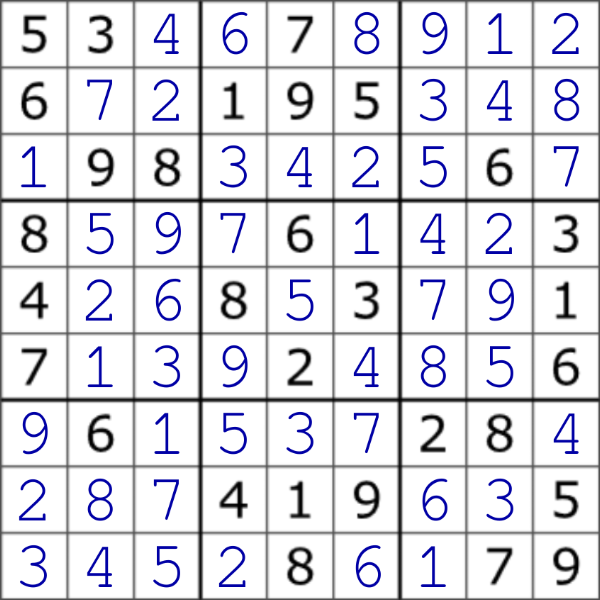
#> input picture data/sudoku_images/saved_images/good/su1.png, 600 x 600 px, found by its file name
$ python image_preparation.py
#> lines starting #> are read from the running program, lines starting #| are printed output that depends on the picture; after the words box and inside, x2 and y2 are one past the last pixel; in counts of white or black regions, pixels touching at a corner belong together
# Some functions are taken from:
# https://github.com/AliShazly/sudoku-py/blob/00cc82dd3add666a626b3320f089b90e5271aca1/main.py#L276

import cv2
import numpy as np
from skimage import morphology


def get_largest_corners(img):
    """Finds the largest contour and returns 4 corners."""
    contours, hire = cv2.findContours(img, cv2.RETR_EXTERNAL, cv2.CHAIN_APPROX_SIMPLE)
    contours = sorted(contours, key=lambda x: cv2.contourArea(x), reverse=True)
    largest = np.squeeze(contours[0])

    sums = [sum(i) for i in largest]
    differences = [i[0] - i[1] for i in largest]

    top_left = np.argmin(sums)
    top_right = np.argmax(differences)
    bottom_left = np.argmax(sums)
    bottom_right = np.argmin(differences)

    corners = [largest[top_left], largest[top_right], largest[bottom_left], largest[bottom_right]]
    return corners


def crop_image(img, corners):
    """Crops the image to predefined angles."""
    x = np.array(corners)[:, 0]
    y = np.array(corners)[:, 1]
    crop_img = img[y.min():y.max(), x.min():x.max()]
    return crop_img


def transform(img, corners):
    """Applies the perspective transformation to an image."""
    corners = np.float32(corners)
    top_l, top_r, bot_l, bot_r = corners[0], corners[1], corners[2], corners[3]

    def pythagoras(pt1, pt2):
        return np.sqrt((pt2[0] - pt1[0]) ** 2 + (pt2[1] - pt1[1]) ** 2)

    width = int(max(pythagoras(bot_r, bot_l), pythagoras(top_r, top_l)))
    height = int(max(pythagoras(top_r, bot_r), pythagoras(top_l, bot_l)))
    square = max(width, height) // 9 * 9

    dim = np.array(([0, 0], [square - 1, 0], [square - 1, square - 1], [0, square - 1]), dtype='float32')
    transform_matrix = cv2.getPerspectiveTransform(corners, dim)
    warped = cv2.warpPerspective(img, transform_matrix, (square, square))
    return warped


def remove_small_dots(dilated_img, min_size=2, connectivity=2):
    """Removes small white dots."""
    remove_obj = morphology.remove_small_objects(dilated_img.astype(bool), min_size=min_size,
                                                 connectivity=connectivity).astype(int)
    mask_x, mask_y = np.where(remove_obj == 0)  # black out pixels
    dilated_img[mask_x, mask_y] = 0
    return dilated_img


def get_grid_lines(img, length=12, horizontal=True):
    """Gets an image of vertical or horizontal grid lines."""
    index = 0
    if horizontal:
        index = 1

    line = np.copy(img)
    cols = line.shape[index]
    line_size = cols // length

    struc_size = (line_size, 1)
    if horizontal:
        struc_size = (1, line_size)

    line_structure = cv2.getStructuringElement(cv2.MORPH_RECT, struc_size)
    line = cv2.erode(line, line_structure)
    line = cv2.dilate(line, line_structure)
    return line


def create_grid_mask(vertical, horizontal):
    """Creates a grid mask of vertical and horizontal lines."""
    grid = cv2.add(horizontal, vertical)
    grid = cv2.adaptiveThreshold(grid, 255, cv2.ADAPTIVE_THRESH_GAUSSIAN_C, cv2.THRESH_BINARY, 235, 2)
    grid = cv2.dilate(grid, cv2.getStructuringElement(cv2.MORPH_RECT, (3, 3)), iterations=2)
    pts = cv2.HoughLines(grid, .3, np.pi / 90, 200)

    def draw_lines(im, pts):
        im = np.copy(im)
        pts = np.squeeze(pts)
        for r, theta in pts:
            a = np.cos(theta)
            b = np.sin(theta)
            x0 = a * r
            y0 = b * r
            x1 = int(x0 + 1000 * (-b))
            y1 = int(y0 + 1000 * a)
            x2 = int(x0 - 1000 * (-b))
            y2 = int(y0 - 1000 * a)
            cv2.line(im, (x1, y1), (x2, y2), (255, 255, 255), 2)
        return im

    lines = draw_lines(grid, pts)
    mask = cv2.bitwise_not(lines)
    return mask


def get_grid_mask(img):
    """Returns the image of the grid mask."""
    vertical_lines = get_grid_lines(img, length=12, horizontal=False)
    horizontal_lines = get_grid_lines(img, length=12, horizontal=True)
    mask = create_grid_mask(vertical_lines, horizontal_lines)
    return mask


def preprocess(img_path,img=None, dim=600, from_path = True):
    """Performs all image preprocessing steps."""
#> called with img_path = 'data/sudoku_images/su1.png', dim = 600, from_path = True
    if from_path:
        img = cv2.imread(img_path, cv2.IMREAD_COLOR)
#> img is the input picture: shape (600, 600, 3); mean B, G, R 228.2, 222.2, 222.2
    img = cv2.resize(img, (dim, dim))
    # -------------------------------------
    kernel = cv2.getStructuringElement(cv2.MORPH_RECT, (2, 2))
    greyscale = img if len(img.shape) == 2 else cv2.cvtColor(img, cv2.COLOR_BGR2GRAY)
    denoise = cv2.GaussianBlur(greyscale, (7, 7), 0)
    thresh = cv2.adaptiveThreshold(denoise, 255, cv2.ADAPTIVE_THRESH_GAUSSIAN_C, cv2.THRESH_BINARY, 11, 2)
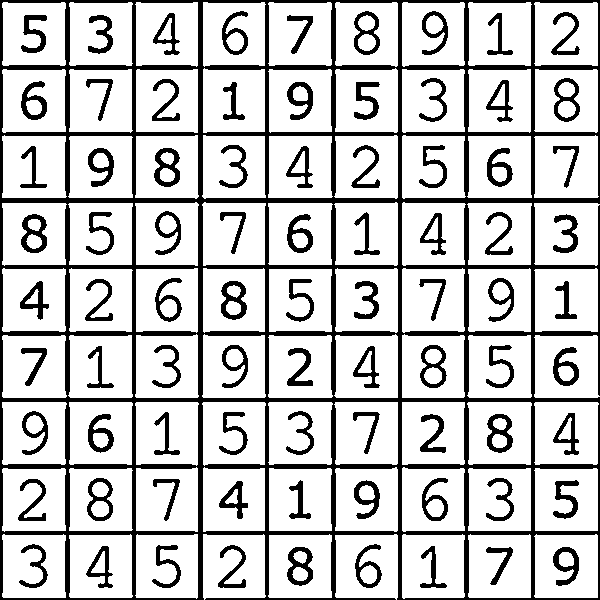
#> thresh: shape (600, 600); 78.3% white; 82 black regions, largest, box (x1, y1, x2, y2) and area: (0, 0, 600, 600) 45918, (154, 148, 180, 187) 517, (221, 281, 247, 320) 512
    inverted = cv2.bitwise_not(thresh, thresh)
    morph = cv2.morphologyEx(inverted, cv2.MORPH_OPEN, kernel)
#> morph: shape (600, 600); 21.7% white; 82 white regions, largest, box (x1, y1, x2, y2) and area: (0, 0, 600, 600) 45905, (155, 149, 181, 188) 517, (222, 282, 248, 321) 512
    dilated = cv2.dilate(morph, kernel, iterations=1)
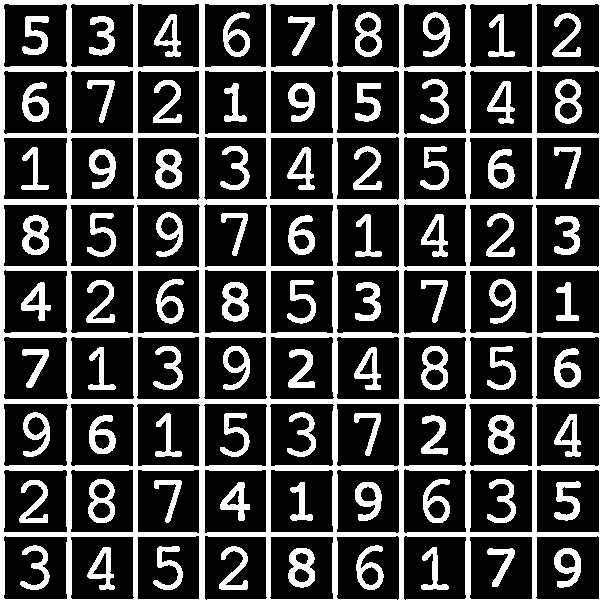
#> dilated: shape (600, 600); 27.2% white; 82 white regions
    # -------------------------------------
    corners = get_largest_corners(dilated)
#> in get_largest_corners, `contours, hire = cv2.findContours(img, cv2.RETR_EXTERNAL, cv2.CHAIN_AP..`: contours = 7 contours; box (x1, y1, x2, y2) and area: (0, 0, 600, 600) 335330, (356, 545, 384, 590) 703, (554, 348, 581, 388) 681, (554, 414, 581, 457) 576, (219, 546, 248, 590) 444, (554, 216, 580, 255) 432, (421, 547, 449, 590) 342; hire = [[1, -1, -1, -1], [2, 0, -1, -1], [3, 1, -1, -1], [4, 2, -1, -1], [5, 3, -1, -1], [6, 4, -1, -1], [-1, 5, -1, -1]]
#> in get_largest_corners, `largest = np.squeeze(contours[0])`: largest = 88 pairs, first value 0 to 599, second value 0 to 599
#> in get_largest_corners, `sums = [sum(i) for i in largest]`: sums = 88 values, max 1198 at index 44, min 0 at index 0, mean 903.5
#> in get_largest_corners, `differences = [i[0] - i[1] for i in largest]`: differences = 88 values, max 599 at index 87, min -599 at index 1, mean 0
#> in get_largest_corners, `top_left = np.argmin(sums)`: top_left = 0
#> in get_largest_corners, `top_right = np.argmax(differences)`: top_right = 87
#> in get_largest_corners, `bottom_left = np.argmax(sums)`: bottom_left = 44
#> in get_largest_corners, `bottom_right = np.argmin(differences)`: bottom_right = 1
#> in get_largest_corners, `corners = [largest[top_left], largest[top_right], largest[bottom_left]..`: corners = [[0, 0], [599, 0], [599, 599], [0, 599]]
#> corners = [[0, 0], [599, 0], [599, 599], [0, 599]]
    warped = transform(dilated, corners)
#> in transform, `top_l, top_r, bot_l, bot_r = corners[0], corners[1], corners[2], corne..`: top_l = [0, 0]; top_r = [599, 0]; bot_l = [599, 599]; bot_r = [0, 599]
#> in transform, `width = int(max(pythagoras(bot_r, bot_l), pythagoras(top_r, top_l)))`: width = 599
#> in transform, `height = int(max(pythagoras(top_r, bot_r), pythagoras(top_l, bot_l)))`: height = 847
#> in transform, `square = max(width, height) // 9 * 9`: square = 846
#> in transform, `dim = np.array(([0, 0], [square - 1, 0], [square - 1, square - 1], [0,..`: dim = [[0, 0], [845, 0], [845, 845], [0, 845]]
#> in transform, `transform_matrix = cv2.getPerspectiveTransform(corners, dim)`: transform_matrix = [[1.41, 0, 0], [0, 1.41, 0], [0, 0, 1]]
#> in transform, `warped = cv2.warpPerspective(img, transform_matrix, (square, square))`:
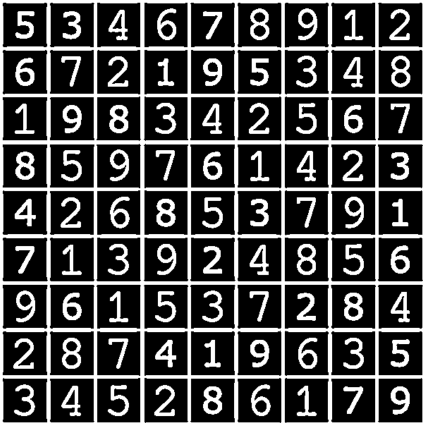
#> warped: shape (846, 846) (shown at 1/2 size); min 0, max 255, mean 69.1
    # -------------------------------------
    new_corners = get_largest_corners(warped)
#> new_corners = [[0, 0], [845, 0], [845, 845], [0, 845]]
    crop_img = crop_image(warped, new_corners)
#> in crop_image, `x = np.array(corners)[:, 0]`: x = [0, 845, 845, 0]
#> in crop_image, `y = np.array(corners)[:, 1]`: y = [0, 0, 845, 845]
    resized_img = cv2.resize(crop_img, (dim, dim))
    # -------------------------------------
    # remove salt and pepper noise
    removed_dots = remove_small_dots(resized_img, min_size=200, connectivity=10)
#> in remove_small_dots, `remove_obj = morphology.remove_small_objects(dilated_img.astype(bool),..`:
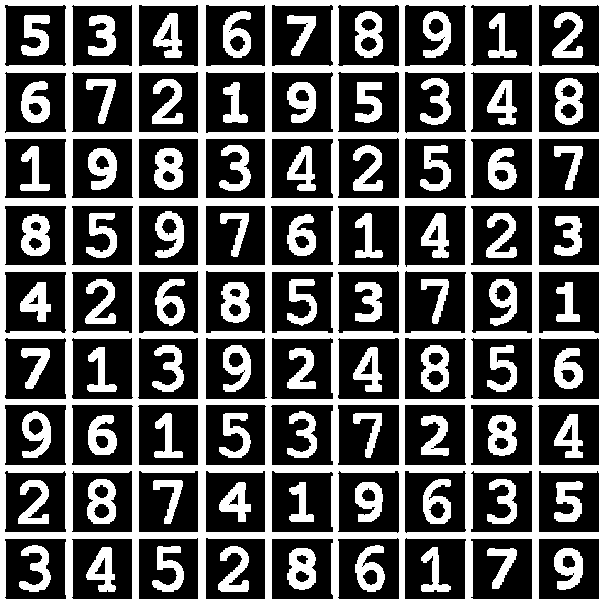
#> remove_obj: shape (600, 600) int64; values 0 (black) and 1 (white), 36.3% white; 82 white regions, largest, box (x1, y1, x2, y2) and area: (0, 0, 600, 600) 74014, (154, 148, 183, 190) 873, (555, 78, 583, 125) 862
    median_blur = cv2.medianBlur(removed_dots, 3)
    return median_blur, corners, img


if __name__ == "__main__":
    all_paths = ['su0.png', 'su1.png', 'su2.jpg']
    sudoku_unsolved_path = ['sudoku_unsolved/IMG_20210925_122407.jpg', 'sudoku_unsolved/IMG_20210925_122413.jpg']
    sudoku_human_input_path = ['sudoku_with_human_input/IMG_20210925_125314.jpg', 'sudoku_with_human_input/IMG_20210925_125258.jpg', 'sudoku_with_human_input/IMG_20210925_125301.jpg']
    image_path = f'data/sudoku_images/{all_paths[1]}'
    processed_image, corners, img = preprocess(image_path, dim=600)
#> corners = [[0, 0], [599, 0], [599, 599], [0, 599]]
    grid_mask = get_grid_mask(processed_image)
#> call 2 of get_grid_lines, with length = 12, horizontal = True
#> in get_grid_lines (call 2), `line = cv2.dilate(line, line_structure)`:
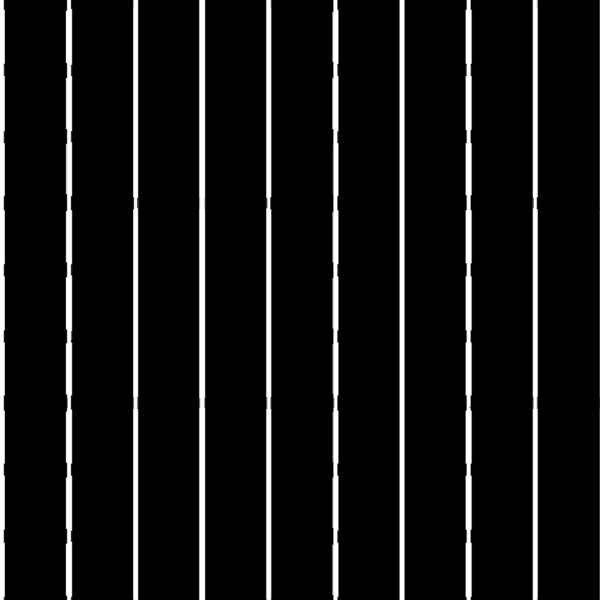
#> line: shape (600, 600); min 0, max 255, mean 20
#> in create_grid_mask, `grid = cv2.dilate(grid, cv2.getStructuringElement(cv2.MORPH_RECT, (3, ..`:
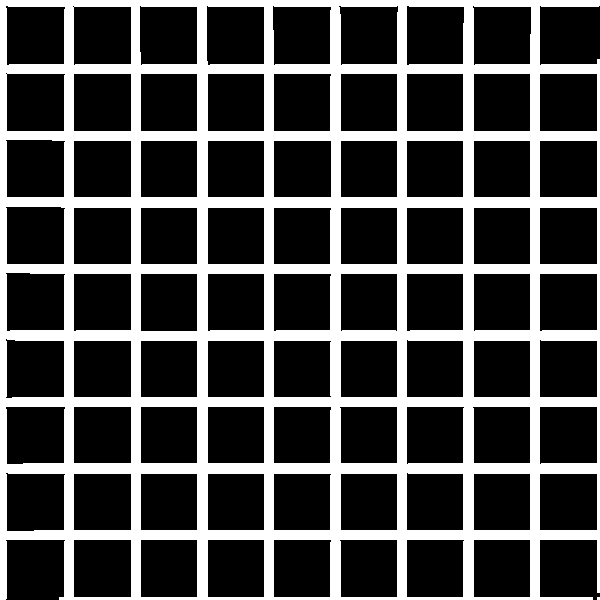
#> grid: shape (600, 600); 28.3% white; 2 white regions (1 under 20 px), largest, box (x1, y1, x2, y2) and area: (0, 0, 600, 600) 102044
#> in create_grid_mask, `pts = cv2.HoughLines(grid, .3, np.pi / 90, 200)`: pts = 186 rows, first 8: [0, 0], [0.9, 0], [2.1, 0], [3, 0], [3.9, 0], [5.1, 0], [65.1, 0], [66, 0]
#> in draw_lines, `pts = np.squeeze(pts)`: pts = 186 pairs, first value 0 to 599.1, second value 0 to 1.57
#> the loop in draw_lines, `for r, theta in pts:` made 186 passes
#> (r, x0, x1, x2) on passes 1 to 3: (0, 0, 0, 0), (0.9, 0.9, 0, 0), (2.1, 2.1, 2, 2)
#> after the loop in draw_lines, `for r, theta in pts:`:
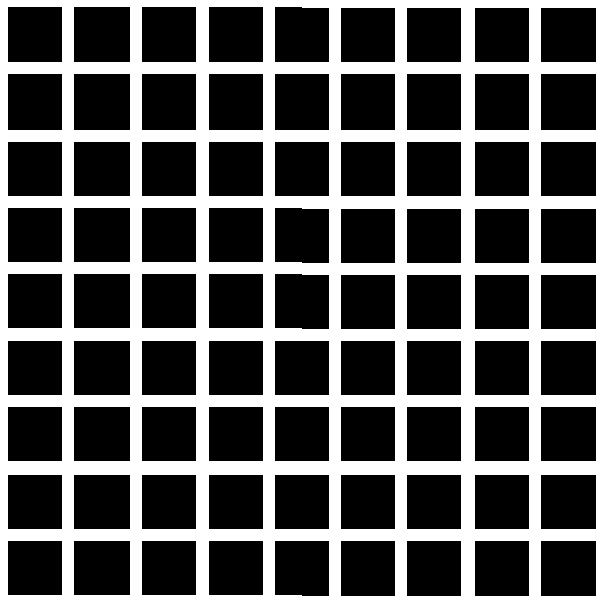
#> im: shape (600, 600); 33.6% white; 1 white region, box (x1, y1, x2, y2) and area: (0, 0, 600, 600) 120879
    cv2.imshow('processed_image', processed_image)
    cv2.imshow('grid_mask', grid_mask)
    cv2.waitKey(0)
    cv2.destroyAllWindows()

$ run again, with data/sudoku_images/su3.jpg saved as data/sudoku_images/saved_images/good/su1.png
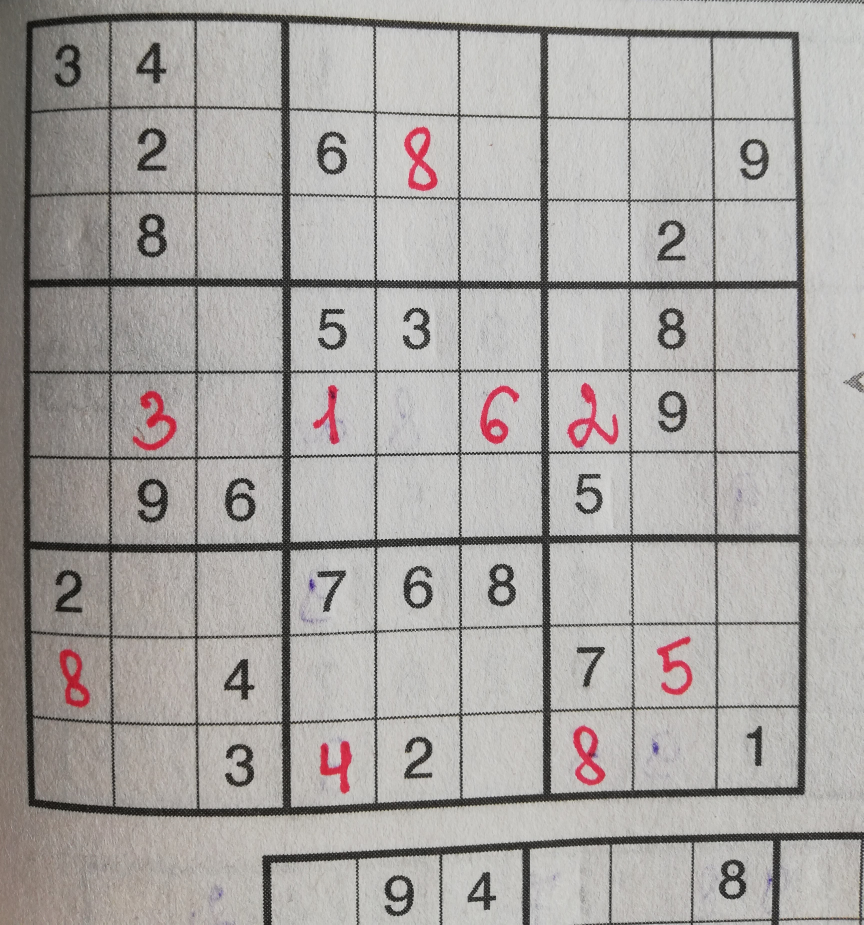
#> input picture data/sudoku_images/su3.jpg, 3453 x 3698 px, found by its file name (shown at 1/4 size)
#> in preprocess, img is the input picture: shape (3698, 3453, 3); mean B, G, R 163.3, 165.8, 169.1
#> img: shape (600, 600, 3)
#> in preprocess, `thresh = cv2.adaptiveThreshold(denoise, 255, cv2.ADAPTIVE_THRESH_GAUSS..`:
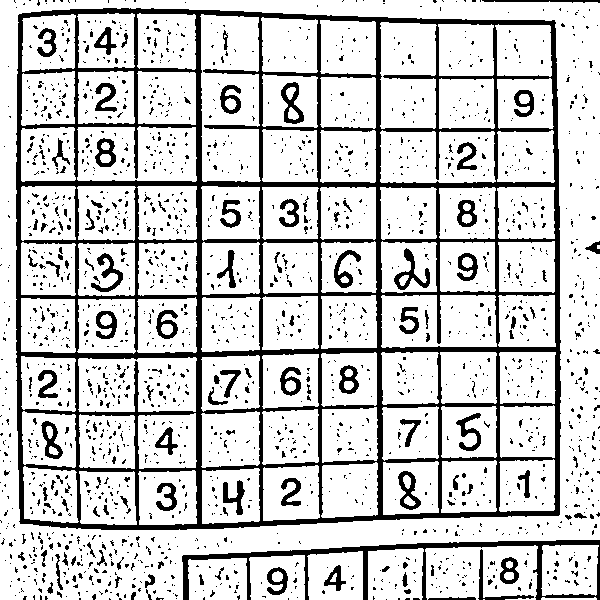
#> thresh: shape (600, 600); 80.7% white; 1925 black regions (1785 under 20 px), largest, box (x1, y1, x2, y2) and area: (16, 8, 561, 530) 42283, (182, 540, 600, 600) 3631, (394, 248, 430, 290) 466
#> morph: shape (600, 600); 18.1% white; 883 white regions (764 under 20 px), largest, box (x1, y1, x2, y2) and area: (17, 9, 562, 531) 39987, (183, 541, 600, 600) 3103, (384, 27, 552, 181) 2162
#> dilated: shape (600, 600); 24% white; 844 white regions (578 under 20 px)
#> contours = 237 contours, 202 with area under 20; largest, box (x1, y1, x2, y2) and area: (17, 9, 563, 532) 276298, (183, 541, 600, 600) 3118, (268, 568, 290, 597) 422, (501, 558, 521, 586) 418, (483, 0, 600, 5) 350; hire = 237 rows, first 6: [1, -1, -1, -1], [2, 0, -1, -1], [3, 1, -1, -1], [4, 2, -1, -1], [5, 3, -1, -1], [6, 4, -1, -1]
#> largest = 231 pairs, first value 17 to 562, second value 9 to 531
#> sums = 231 values, max 1077 at index 123, min 35 at index 12, mean 535.9
#> differences = 231 values, max 535 at index 178, min -504 at index 64, mean 20.25
#> top_left = 12
#> top_right = 178
#> bottom_left = 123
#> bottom_right = 64
#> in get_largest_corners, `corners = [largest[top_left], largest[top_right], largest[bottom_left]..`: corners = [[20, 15], [556, 21], [560, 517], [21, 525]]
#> top_l = [20, 15]; top_r = [556, 21]; bot_l = [560, 517]; bot_r = [21, 525]
#> width = 539
#> height = 737
#> square = 729
#> dim = [[0, 0], [728, 0], [728, 728], [0, 728]]
#> transform_matrix = [[1.32, -0.00259, -26.36], [-0.0161, 1.43, -21.2], [-5.11e-05, 1.15e-05, 1]]
#> contours = 57 contours, 3 with area under 20; largest, box (x1, y1, x2, y2) and area: (0, 0, 729, 729) 497180, (179, 671, 210, 715) 858, (269, 670, 301, 722) 840, (99, 16, 130, 60) 706, (271, 20, 279, 51) 147; hire = 57 rows, first 6: [1, -1, -1, -1], [2, 0, -1, -1], [3, 1, -1, -1], [4, 2, -1, -1], [5, 3, -1, -1], [6, 4, -1, -1]
#> new_corners = [[0, 0], [728, 0], [728, 728], [0, 728]]
#> x = [0, 728, 728, 0]
#> y = [0, 0, 728, 728]
#> remove_obj: shape (600, 600) int64; values 0 (black) and 1 (white), 30% white; 44 white regions, largest, box (x1, y1, x2, y2) and area: (0, 0, 600, 600) 82125, (287, 77, 316, 130) 991, (77, 281, 115, 330) 988
#> `processed_image, corners, img = preprocess(image_path, dim=600)`: corners = [[20, 15], [556, 21], [560, 517], [21, 525]]
#> in create_grid_mask, `pts = cv2.HoughLines(grid, .3, np.pi / 90, 200)`: pts = 235 rows, first 8: [0, 0], [0.9, 0], [2.1, 0], [3, 0], [60, 0], [60.9, 0], [62.1, 0], [63, 0]
#> in draw_lines, `pts = np.squeeze(pts)`: pts = 235 pairs, first value 0 to 599.1, second value 0 to 1.57
#> the loop in draw_lines, `for r, theta in pts:` made 235 passes
#> (r, x0, x1, x2) on passes 1 to 3: (0, 0, 0, 0), (0.9, 0.9, 0, 0), (2.1, 2.1, 2, 2)
#> after the loop in draw_lines, `for r, theta in pts:`:
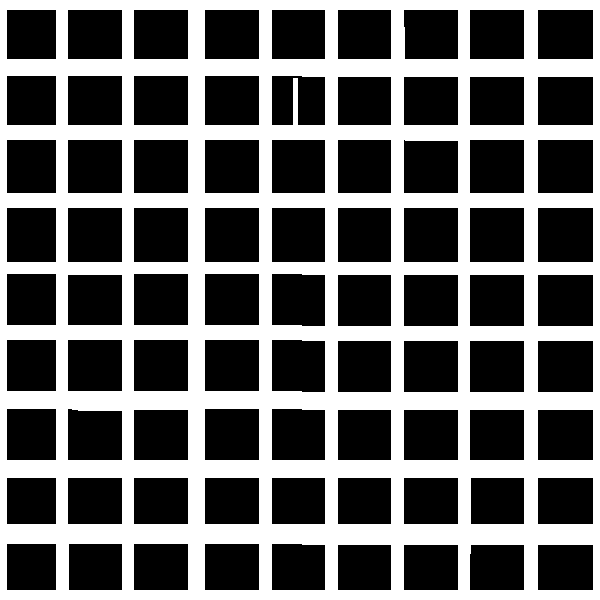
#> im: shape (600, 600); 40.4% white; 1 white region, box (x1, y1, x2, y2) and area: (0, 0, 600, 600) 145340
